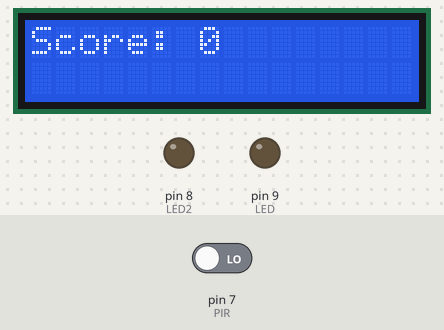
Recording of a sketch running on a simulated Arduino Uno, built with avr-gcc and run on an emulated ATmega328P. On the bench: 16×2 character LCD, output pins drawn as LEDs (lit = HIGH). The test bench sets the inputs (shaded band); at power-on: pin 7 (PIR) LOW. What the sketch prints to the serial monitor is not drawn.

Above: at 2.2 s.
2.3 s: pin 7 (PIR) driven HIGH
At 3.5 s:
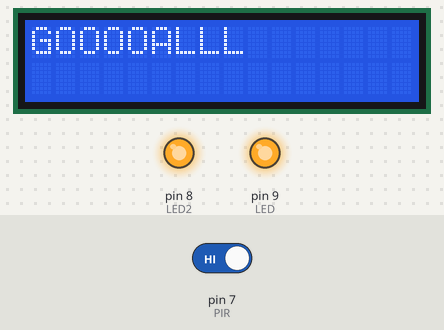
Timing chart, 0 to 5.3 s (numbered marks = the images above; inputs shaded):
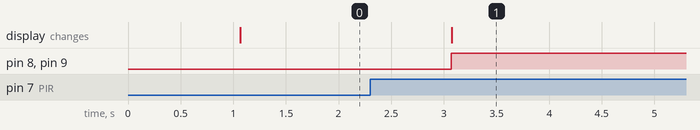

Measured:
- after the input at 2.3 s, pin 8 (LED2), pin 9 (LED): LOW → HIGH after 0.77 s; the display: changes after 0.77 s (image 1)

The sketch:

CS362FinalProject.ino
```cpp
//This code for Motion sensor and LCD
#include <LiquidCrystal.h>
//define the pins
int LED = 9;
int LED2 = 8;
int PIR = 7;
int counter = 0;
// initialize the library by associating any needed LCD interface pin
// with the arduino pin number it is connected to
const int rs = 12, en = 11, d4 = 5, d5 = 4, d6 = 3, d7 = 2;
LiquidCrystal lcd(rs, en, d4, d5, d6, d7);

void setup() {

   lcd.begin(16, 2);
  // Print a message to the LCD.
 // lcd.print("hello, world!");
  delay(1000);
  //define the LED and Buzzer pin as output
  pinMode(LED, OUTPUT);
  pinMode(LED2, OUTPUT);
  //define the sensor pin as input
  pinMode(PIR, INPUT);
  Serial.begin(9600);
}

void loop() {
  lcd.clear();
  //using the digitalRead function we will read the signal of the sensor
  int value = digitalRead(PIR);

  //if its high or if an any object is detected it will activate the LED and Buzzer
  if (value == HIGH){
    digitalWrite(LED, HIGH);
   digitalWrite(LED2, HIGH);
    lcd.print("GOOOOALLL");
    counter++;
    Serial.println(value);

    delay(5000);
  }
  else {
    digitalWrite(LED, LOW);
    digitalWrite(LED2, LOW);
     Serial.println(value);
     lcd.print("Score: ");
     lcd.print(counter);
  }

  delay(1000);
}
```
